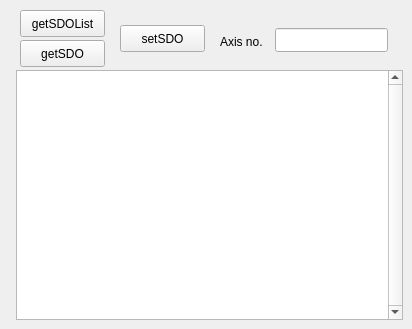
     <widget class="QWidget" name="tabSDO">
      <attribute name="title">
       <string>SDO</string>
      </attribute>
      <widget class="QPushButton" name="btnGetSDO">
       <property name="geometry">
        <rect>
         <x>20</x>
         <y>40</y>
         <width>85</width>
         <height>27</height>
        </rect>
       </property>
       <property name="text">
        <string>getSDO</string>
       </property>
      </widget>
      <widget class="QPlainTextEdit" name="txtSDO">
       <property name="geometry">
        <rect>
         <x>16</x>
         <y>70</y>
         <width>387</width>
         <height>250</height>
        </rect>
       </property>
       <property name="verticalScrollBarPolicy">
        <enum>Qt::ScrollBarAlwaysOn</enum>
       </property>
      </widget>
      <widget class="QPushButton" name="btnSetSDO">
       <property name="geometry">
        <rect>
         <x>120</x>
         <y>25</y>
         <width>85</width>
         <height>27</height>
        </rect>
       </property>
       <property name="text">
        <string>setSDO</string>
       </property>
      </widget>
      <widget class="QLineEdit" name="txtAxisNumber">
       <property name="geometry">
        <rect>
         <x>275</x>
         <y>28</y>
         <width>113</width>
         <height>24</height>
        </rect>
       </property>
      </widget>
      <widget class="QLabel" name="label_3">
       <property name="geometry">
        <rect>
         <x>220</x>
         <y>35</y>
         <width>49</width>
         <height>14</height>
        </rect>
       </property>
       <property name="text">
        <string>Axis no.</string>
       </property>
      </widget>
      <widget class="QPushButton" name="btnGetSDOList">
       <property name="geometry">
        <rect>
         <x>20</x>
         <y>10</y>
         <width>85</width>
         <height>27</height>
        </rect>
       </property>
       <property name="text">
        <string>getSDOList</string>
       </property>
      </widget>
     </widget>
